Frame 1 (no input): blank canvas, image omitted
Frame 60 (no input): blank canvas, image omitted
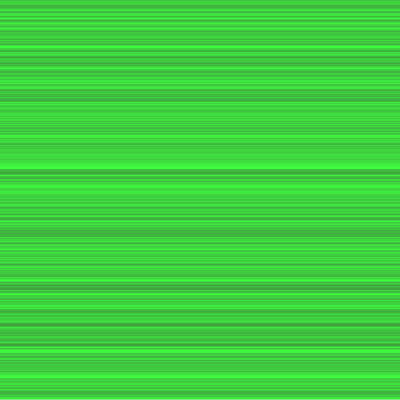
Frame 120 (the mouse pressed at the canvas centre since frame 60)

The p5.js sketch whose frames 1 and 60 were blank and that drew this single picture after the mouse press (run headless with seeded random() and noise() and a simulated clock; from frame 60 on, the mouse is pressed at the canvas centre):

// p5.js sketch
// ── sketch.js
function setup() {
  // put setup code here
  createCanvas(400,400);

}

function draw() {
  // put drawing code here

}

function mousePressed(){
  for(var i = 0; i < height; i++){
    stroke(0,random(127,256),0);
    line(0,i,width,i);
  }
}
